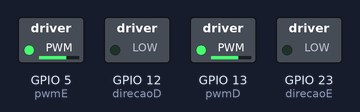
A program run on a simulated ESP32 board running MicroPython. Shown: switched loads named in the program (green lamp = pin HIGH). At 0.0 s the program stops and its outputs stay as they are.

Above: at 0.1 s.
Timing chart, 0 to 1.5 s (numbered marks = the images above):
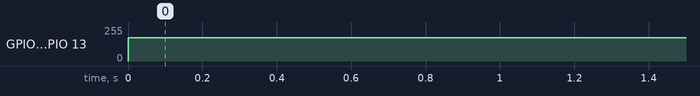

Measured:
- by itself, GPIO 5 (pwmE), GPIO 13 (pwmD): 0/255 → 174/255 at 0.00 s

The program:

testeBasicoMotores.py
```python
from machine import Pin,PWM

pinDVelocidade = 13
pinDDirecao = 12

pwmD =  PWM(Pin(pinDVelocidade), freq=1000 ,duty = 0)
direcaoD = Pin( pinDDirecao, Pin.OUT )

# ajusta a velocidade no sentido anti-horário
pwmD.duty(0)
direcaoD.on()

# ajusta a velocidade no sentido horário
pwmD.duty(1000)
direcaoD.off()

# diminui a veolocidade de rotação, em relação ao valor 1000 e dureção off
pwmD.duty(700)

## Motor Esquerdo
pinEVelocidade = 5
pinEDirecao = 23

pwmE =  PWM(Pin(pinEVelocidade), freq=1000 ,duty = 0)
direcaoE = Pin( pinEDirecao, Pin.OUT )


# ajusta a velocidade no sentido horário
pwmE.duty(0)
direcaoE.on()

# ajusta a velocidade no sentido anti-horário
pwmE.duty(1000)
direcaoE.off()

# diminui a veolocidade de rotação, em relação ao valor 1000 e direção off
pwmE.duty(700)
```
